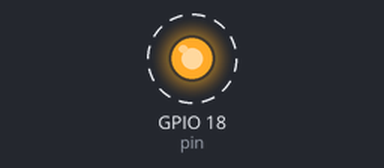
A program run on a simulated Raspberry Pi (BCM pin numbers). Parts: output pins drawn as LEDs (lit = HIGH). Dashed ring = blinking.

Above: at 0.5 s.
Timing chart, 0 to 4.6 s (numbered marks = the images above):
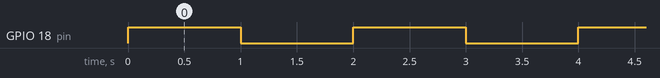

Measured:
- by itself, GPIO 18 (pin): alternates HIGH for 1.0 s and LOW for 1.0 s

The program:

gpio_blink.py
```python
#!/usr/bin/env python3
import RPi.GPIO as GPIO
import time

GPIO.setmode(GPIO.BCM)
pin = 18  # Sử dụng chân GPIO 18
GPIO.setup(pin, GPIO.OUT)

try:
    while True:
        GPIO.output(pin, GPIO.HIGH)  # Bật đèn
        time.sleep(1)
        GPIO.output(pin, GPIO.LOW)   # Tắt đèn
        time.sleep(1)
except KeyboardInterrupt:
    GPIO.cleanup()
```
